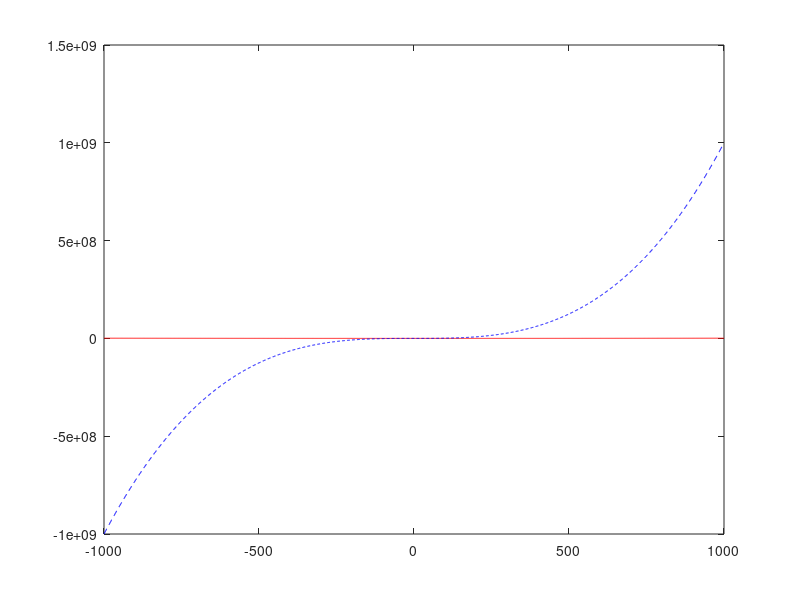

Source code (MATLAB):
% ----------------------------------------------------------------- %
%  FILENAME    : dumalagan_LE1A.m
%  COURSE      : CPE 3102
%  GROUP NO.   : 3
%  AUTHOR      : Dumalagan, Danica Marie A.
%  DESCRIPTION : Contains answers to Activity #1a 
% ----------------------------------------------------------------- %

clc

disp('======================[ Number 1a ]======================')
% Number 1a
number1aA = [2 1 1;0 -3 4];
number1aB = [3 -1 3;2 0 5];
number1aAns = number1aA + number1aB

disp('======================[ Number 1b ]======================')
% Number 1b
number1bA = [1 2;3 0];
number1bB = [1 3;0 -4];
number1bAns = 3*number1bA - 2*number1bB

disp('======================[ Number 1c ]======================')
% Number 1c
number1cAns = 5*number1aA - 2*number1aB

disp('======================[ Number 2 ]=======================')
% Number 2
number2A = [1 2;3 0];
number2B = [2 -1;3 4];
number2C = [2 -2;1 3;4 -1];
number2Ans = number2C*(number2A + number2B)

disp('======================[ Number 3 ]=======================')
% Number 3
number3Ans = number2C*number2A + number2C*number2B

% Number 4
x = -1000:1000;
y1 = x.^2 + 5*x + 3;
plot(x,y1,'r')

hold on

y2 = x.^3 + 4;
plot(x,y2,'b--')

hold off

disp('======================[ Number 6a ]======================')
% Number 6a
number6a = [1 32 8 85 4 1 3 1];
number6aAns = roots(number6a)

disp('======================[ Number 6b ]======================')
% Number 6b
number6b = [3 -1 24 9 6 2];
number6bAns = roots(number6b)

disp('======================[ Number 6c ]======================')
% Number 6c
number6c = [1 77 11 1];
number6cAns = roots(number6c)






